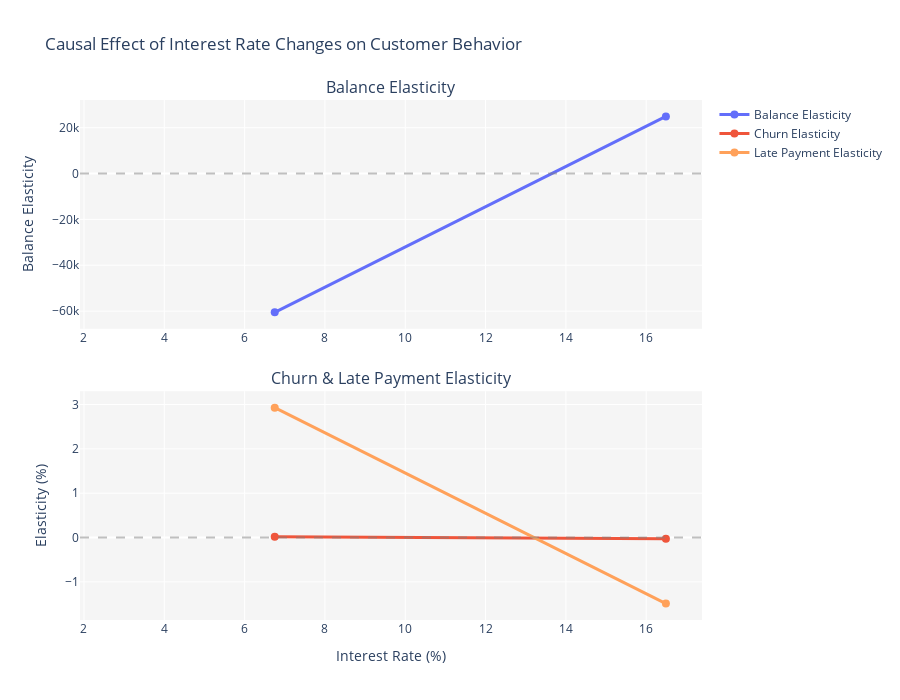

The code cell stored with this chart in its notebook:
### Markdown cell above
### Interest Rate Elasticity

### Code cell
interest_rate_elasticity_query = "SELECT * FROM gold.analytics_interest_rate_behavior_impact ORDER BY avg_interest_rate"
interest_rate_elasticity_df = fetch_data(interest_rate_elasticity_query)


fig = make_subplots(
    rows=2, cols=1,
    subplot_titles=("Balance Elasticity",
                    "Churn & Late Payment Elasticity"),
    vertical_spacing=0.12
)

# Create hovertext
hover_balance = [
    f"Rate: {rate:.2f}%<br>Elasticity: {elasticity:.2f}" 
    for rate, elasticity in zip(
        interest_rate_elasticity_df['avg_interest_rate'],
        interest_rate_elasticity_df['balance_elasticity']
    )
]

hover_churn = [
    f"Rate: {rate:.2f}%<br>Churn Elasticity: {elasticity:.2f}%" 
    for rate, elasticity in zip(
        interest_rate_elasticity_df['avg_interest_rate'],
        interest_rate_elasticity_df['churn_elasticity_pct']
    )
]

hover_late = [
    f"Rate: {rate:.2f}%<br>Late Payment Elasticity: {elasticity:.2f}%" 
    for rate, elasticity in zip(
        interest_rate_elasticity_df['avg_interest_rate'],
        interest_rate_elasticity_df['late_payment_elasticity_pct']
    )
]

# Balance elasticity
fig.add_trace(
    go.Scatter(
        x=interest_rate_elasticity_df['avg_interest_rate'],
        y=interest_rate_elasticity_df['balance_elasticity'],
        mode='lines+markers',
        name='Balance Elasticity',
        line=dict(color='#636EFA', width=3),
        marker=dict(size=8),
        hovertext=hover_balance,
        hoverinfo="text"
    ),
    row=1, col=1
)

# Churn elasticity
fig.add_trace(
    go.Scatter(
        x=interest_rate_elasticity_df['avg_interest_rate'],
        y=interest_rate_elasticity_df['churn_elasticity_pct'],
        mode='lines+markers',
        name='Churn Elasticity',
        line=dict(color='#EF553B', width=3),
        marker=dict(size=8),
        hovertext=hover_churn,
        hoverinfo="text"
    ),
    row=2, col=1
)

# Late payment elasticity
fig.add_trace(
    go.Scatter(
        x=interest_rate_elasticity_df['avg_interest_rate'],
        y=interest_rate_elasticity_df['late_payment_elasticity_pct'],
        mode='lines+markers',
        name='Late Payment Elasticity',
        line=dict(color='#FFA15A', width=3),
        marker=dict(size=8),
        hovertext=hover_late,
        hoverinfo="text"
    ),
    row=2, col=1
)

# Add zero line
for row in [1, 2]:
    fig.add_hline(y=0, line_dash="dash", line_color="gray",
                  opacity=0.5, row=row, col=1)

# Axes
fig.update_xaxes(title_text="Interest Rate (%)", row=2, col=1)
fig.update_yaxes(title_text="Balance Elasticity", row=1, col=1)
fig.update_yaxes(title_text="Elasticity (%)", row=2, col=1)

# Layout
fig.update_layout(
    title="Causal Effect of Interest Rate Changes on Customer Behavior",
    height=700,
    plot_bgcolor='rgba(245,245,245,1)',
    hovermode='x unified'
)

fig.show()

### Figure 1 — Plotly figure (JSON) as saved in the notebook; plotly's stock layout.template omitted (floating-point values rounded to 4 significant figures)
{"data": [{"hoverinfo": "text", "hovertext": ["Rate: 2.80%<br>Elasticity: nan", "Rate: 6.75%<br>Elasticity: -60541.16", "Rate: 16.49%<br>Elasticity: 24907.83"], "line": {"color": "#636EFA", "width": 3}, "marker": {"size": 8}, "mode": "lines+markers", "name": "Balance Elasticity", "type": "scatter", "x": [2.8, 6.75, 16.49], "xaxis": "x", "y": [NaN, -60540.0, 24910.0], "yaxis": "y"}, {"hoverinfo": "text", "hovertext": ["Rate: 2.80%<br>Churn Elasticity: nan%", "Rate: 6.75%<br>Churn Elasticity: 0.02%", "Rate: 16.49%<br>Churn Elasticity: -0.03%"], "line": {"color": "#EF553B", "width": 3}, "marker": {"size": 8}, "mode": "lines+markers", "name": "Churn Elasticity", "type": "scatter", "x": [2.8, 6.75, 16.49], "xaxis": "x2", "y": [NaN, 0.02, -0.03], "yaxis": "y2"}, {"hoverinfo": "text", "hovertext": ["Rate: 2.80%<br>Late Payment Elasticity: nan%", "Rate: 6.75%<br>Late Payment Elasticity: 2.93%", "Rate: 16.49%<br>Late Payment Elasticity: -1.49%"], "line": {"color": "#FFA15A", "width": 3}, "marker": {"size": 8}, "mode": "lines+markers", "name": "Late Payment Elasticity", "type": "scatter", "x": [2.8, 6.75, 16.49], "xaxis": "x2", "y": [NaN, 2.93, -1.49], "yaxis": "y2"}], "layout": {"annotations": [{"font": {"size": 16}, "showarrow": false, "text": "Balance Elasticity", "x": 0.5, "xanchor": "center", "xref": "paper", "y": 1, "yanchor": "bottom", "yref": "paper"}, {"font": {"size": 16}, "showarrow": false, "text": "Churn & Late Payment Elasticity", "x": 0.5, "xanchor": "center", "xref": "paper", "y": 0.44, "yanchor": "bottom", "yref": "paper"}], "height": 700, "hovermode": "x unified", "plot_bgcolor": "rgba(245,245,245,1)", "shapes": [{"line": {"color": "gray", "dash": "dash"}, "opacity": 0.5, "type": "line", "x0": 0, "x1": 1, "xref": "x domain", "y0": 0, "y1": 0, "yref": "y"}, {"line": {"color": "gray", "dash": "dash"}, "opacity": 0.5, "type": "line", "x0": 0, "x1": 1, "xref": "x2 domain", "y0": 0, "y1": 0, "yref": "y2"}], "title": {"text": "Causal Effect of Interest Rate Changes on Customer Behavior"}, "xaxis": {"anchor": "y", "domain": [0, 1]}, "xaxis2": {"anchor": "y2", "domain": [0, 1], "title": {"text": "Interest Rate (%)"}}, "yaxis": {"anchor": "x", "domain": [0.56, 1], "title": {"text": "Balance Elasticity"}}, "yaxis2": {"anchor": "x2", "domain": [0, 0.44], "title": {"text": "Elasticity (%)"}}}}
